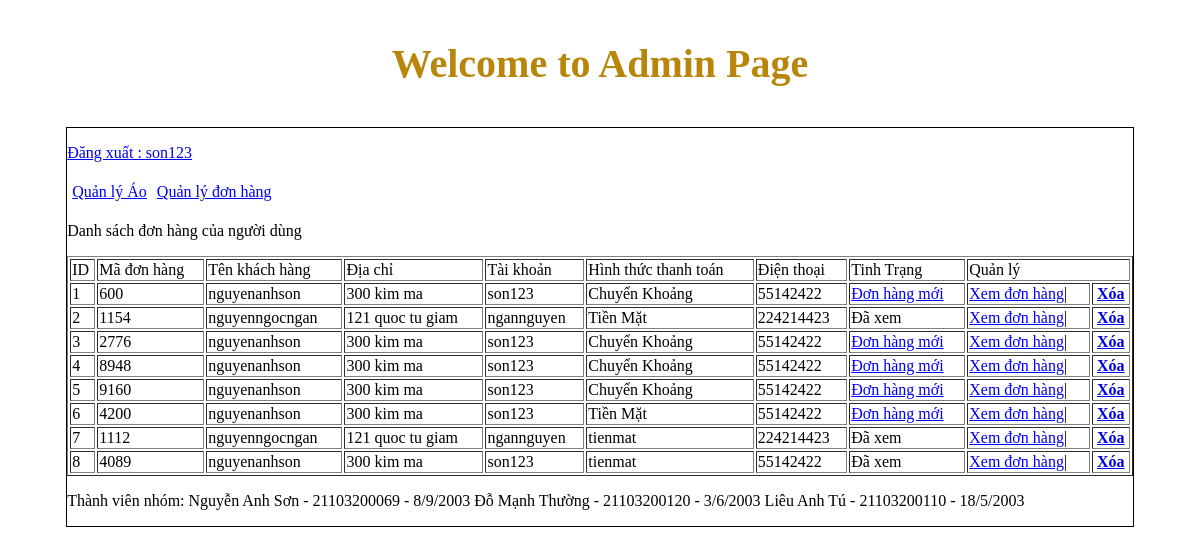
Page /admin/index.php?action=quanlydonhang&query=them (signed in) on the committed database.
### tables this page shows
CREATE TABLE `tbl_giohang` (
  `id_cart` int(11) NOT NULL,
  `id_khachhang` int(11) NOT NULL,
  `code_cart` varchar(11) NOT NULL,
  `cart_status` int(11) NOT NULL,
  `cart_payment` varchar(100) NOT NULL
);

CREATE TABLE `tbl_dangky` (
  `id_khachhang` int(11) NOT NULL,
  `hovaten` varchar(250) NOT NULL,
  `taikhoan` varchar(100) NOT NULL,
  `matkhau` varchar(100) NOT NULL,
  `sodienthoai` int(11) NOT NULL,
  `email` varchar(100) NOT NULL,
  `diachi` text NOT NULL,
  `chucvu` int(11) NOT NULL
);

### admin/modules/quanlydonhang/lietke.php (the view)
<?php
    $sql_lietke_dh="SELECT * FROM tbl_giohang ,tbl_dangky  WHERE tbl_giohang.id_khachhang=tbl_dangky.id_khachhang ORDER BY id_cart DESC";
    $result_lietke_dh= mysqli_query($connect,$sql_lietke_dh);
?>
<p>Danh sách đơn hàng của người dùng</p>
 <table style="width: 100%;" border="1" style="border-collapse:collapse;">
     <tr>
         <td>ID</td>
         <td>Mã đơn hàng</td>
         <td>Tên khách hàng</td>
         <td>Địa chỉ</td>
         <td>Tài khoản</td>
         <td>Hình thức thanh toán</td>
         <td>Điện thoại</td>
         <td>Tinh Trạng </td>
         <td colspan="2">Quản lý </td>
     </tr>
     <?php
    $i=0;
    while($row=mysqli_fetch_array($result_lietke_dh)){
        $i++;
     ?>
     <tr>
         <td><?php echo $i ?></td>
         <td><?php echo $row['code_cart'] ?></td>
         <td><?php echo $row['hovaten']?></td>
         <td><?php echo $row['diachi']?></td>
         <td><?php echo $row['taikhoan']?></td>
         <td><?php echo $row['cart_payment']?></td>
         <td><?php echo $row['sodienthoai']?></td>
         <td>
    	<?php if($row['cart_status']==1){
    		echo '<a href="modules/quanlydonhang/xuly.php?code='.$row['code_cart'].'">Đơn hàng mới</a>';
    	}else{
    		echo 'Đã xem';
    	}
    	?>
    </td>
         <td>
            <a href="index.php?action=quanlydonhang&query=xemdonhang&code=<?php echo $row['code_cart']?>">Xem đơn hàng</a>|
            <th><a href="modules/quanlydonhang/xuly.php?iddonhang=<?php echo $row['code_cart']?>">Xóa</a></th>
         </td>
     </tr>
     <?php
    }
    ?>
 </table>

### rows in the picture
tbl_giohang: code_cart "600", id_khachhang.hovaten "nguyenanhson", id_khachhang.diachi "300 kim ma", id_khachhang.taikhoan "son123", cart_payment "Chuyển Khoảng", id_khachhang.sodienthoai "55142422"
tbl_giohang: code_cart "1154", id_khachhang.hovaten "nguyenngocngan", id_khachhang.diachi "121 quoc tu giam", id_khachhang.taikhoan "ngannguyen", cart_payment "Tiền Mặt", id_khachhang.sodienthoai "224214423", cart_status "Đã xem"
tbl_giohang: code_cart "2776", id_khachhang.hovaten "nguyenanhson", id_khachhang.diachi "300 kim ma", id_khachhang.taikhoan "son123", cart_payment "Chuyển Khoảng", id_khachhang.sodienthoai "55142422"
tbl_giohang: code_cart "8948", id_khachhang.hovaten "nguyenanhson", id_khachhang.diachi "300 kim ma", id_khachhang.taikhoan "son123", cart_payment "Chuyển Khoảng", id_khachhang.sodienthoai "55142422"
tbl_giohang: code_cart "9160", id_khachhang.hovaten "nguyenanhson", id_khachhang.diachi "300 kim ma", id_khachhang.taikhoan "son123", cart_payment "Chuyển Khoảng", id_khachhang.sodienthoai "55142422"
tbl_giohang: code_cart "4200", id_khachhang.hovaten "nguyenanhson", id_khachhang.diachi "300 kim ma", id_khachhang.taikhoan "son123", cart_payment "Tiền Mặt", id_khachhang.sodienthoai "55142422"
tbl_giohang: code_cart "1112", id_khachhang.hovaten "nguyenngocngan", id_khachhang.diachi "121 quoc tu giam", id_khachhang.taikhoan "ngannguyen", cart_payment "tienmat", id_khachhang.sodienthoai "224214423", cart_status "Đã xem"
tbl_giohang: code_cart "4089", id_khachhang.hovaten "nguyenanhson", id_khachhang.diachi "300 kim ma", id_khachhang.taikhoan "son123", cart_payment "tienmat", id_khachhang.sodienthoai "55142422", cart_status "Đã xem"

### other values in the picture
$_SESSION['dangnhap'] "son123"
